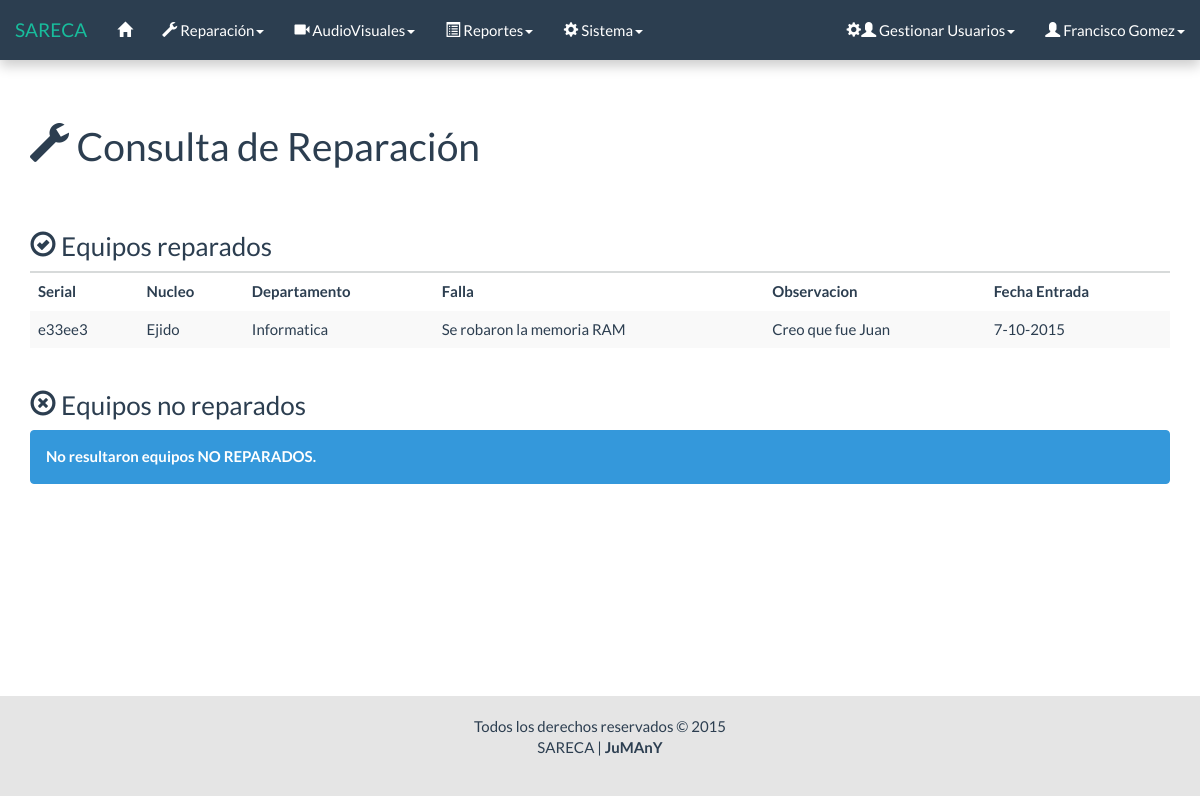
Before: /html/conslt_lista_eq_f.php (signed in) with the older database file.
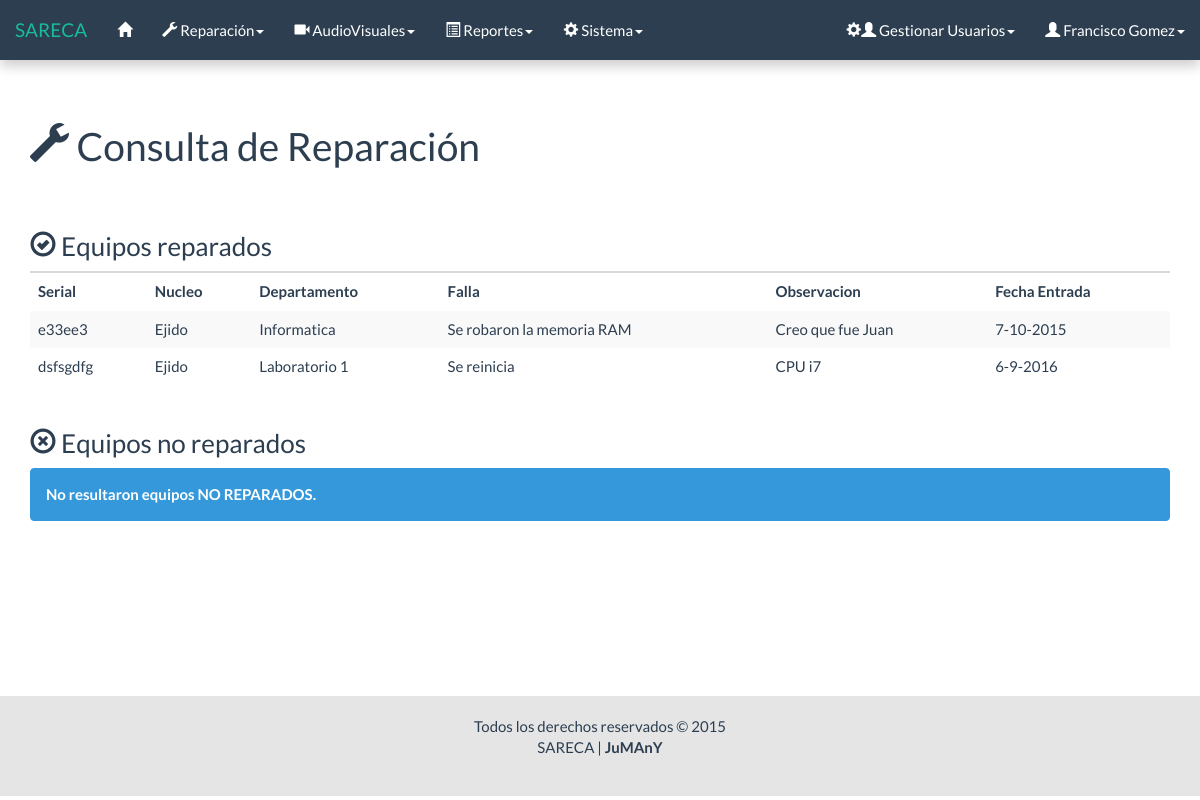
After: the same page with the newer database file.
### tables this page shows
CREATE TABLE `reparacion` (
  `Id` int(11) NOT NULL AUTO_INCREMENT,
  `Serial_equipo` varchar(11) NOT NULL,
  `Nucleo` varchar(50) NOT NULL,
  `Departamento` varchar(50) NOT NULL,
  `falla` varchar(50) NOT NULL,
  `Estado` int(1) NOT NULL,
  `observacion` varchar(50) NOT NULL,
  `Fecha_entrada` date NOT NULL,
  `resultado` int(1) NOT NULL,
  `observacion_reaparacion` varchar(200) NOT NULL,
  `Fecha_salida` date NOT NULL,
  `responsable` varchar(50) NOT NULL,
  PRIMARY KEY (`Id`),
  KEY `Serial_equipo` (`Serial_equipo`),
  KEY `responsable` (`responsable`),
  CONSTRAINT `reparacion_ibfk_1` FOREIGN KEY (`responsable`) REFERENCES `usuario` (`Id`) ON UPDATE CASCADE
);

### php/lista_eq.php (the view, shortened to what this page needs)
<?php
	require('conexion/conexion.php');
	$sql = "SELECT *
			FROM reparacion
			WHERE resultado = 2";
	$res = $conectar->query($sql);
	if ($res->num_rows == 0) {
?>
		<div class="row">
			<div class="col-lg-12">
				<h3><span class="glyphicon glyphicon-ok-circle"></span> Equipos reparados</h3>
				<div class="alert alert-dismissible alert-info">
					<strong>No resultaron equipos REPARADOS.</strong>
				</div>
			</div>
		</div>
<?php
	} else {
?>
		<div class="row">
			<div class="col-lg-12">
				<h3><span class="glyphicon glyphicon-ok-circle"></span> Equipos reparados</h3>
				<table id="" class="table table-striped table-hover consulta">
					<thead>
						<tr>
							<th>Serial</th>
							<th>Nucleo</th>
							<th>Departamento</th>
							<th>Falla</th>
							<th>Observacion</th>
							<th>Fecha Entrada</th>
						</tr>
					</thead>
					<tbody>
					<?php
					while ($fila = $res->fetch_object()) {
						list($a,$m,$d) = explode('-',$fila->Fecha_entrada);
						printf('
							<tr>
								<td>%s</td>
								<td>%s</td>
								<td>%s</td>
								<td>%s</td>
								<td>%s</td>
								<td>%d-%d-%d</td>
							</tr>',
							$fila->Serial_equipo,
							$fila->Nucleo,
							$fila->Departamento,
							$fila->falla,
							$fila->observacion,
							$d,
							$m,
							$a
						);
					}
					?>
					</tbody>
				</table>
			</div>
		</div>
<?php
	}
	$sql = "SELECT *
			FROM reparacion
			WHERE resultado = 1";
	$res = $conectar->query($sql);
	if ($res->num_rows == 0) {
?>
		<div class="row">
			<div class="col-lg-12">
				<h3><span class="glyphicon glyphicon-remove-circle"></span> Equipos no reparados</h3>
				<div class="alert alert-dismissible alert-info">
					<strong>No resultaron equipos NO REPARADOS.</strong>
				</div>
			</div>
		</div>
<?php
	}
?>

### html/conslt_lista_eq_f.php (shortened to what this page needs)
<!DOCTYPE html>
<html lang="es">
	<head>
		<link rel="stylesheet" href="../css/bootstrap.css">
		<link rel="stylesheet" href="../css/general.css">
		<link rel="stylesheet" href="../css/jquery.dataTables.min.css">
	</head>
	<body>
		<div id="wrap">
			<?php
				include("menu/menu.php");
			?>
			<div class="container">
				<div class="bs-docs-section">
					<?php
						include('mensaje/mensaje.php');
					?>
					<div class="row">
						<div class="col-lg-12">
							<div class="page-header">
								<h1><span class="glyphicon glyphicon-wrench"></span> Consulta de Reparación</h1>
							</div>
						</div>
					</div>
					<?php include '../php/lista_eq.php'; ?>
				</div>
			</div>
			<div id="push"></div>
		</div>
		<div id="footer">
			<div class="container">
				<p class="muted credit">
					Todos los derechos reservados &copy; 2015 <br>
					SARECA | <b>JuMAnY</b>
				</p>
			</div>
		</div>
	</body>
</html>

### html/menu/menu.php (shortened to what this page needs)
<nav class="navbar navbar-default navbar-fixed-top">
	<div class="container-fluid">
		<div class="navbar-header">
			<a class="navbar-brand" href="#">SARECA</a>
		</div>
		<div class="collapse navbar-collapse" id="bs-example-navbar-collapse-1">
			<ul class="nav navbar-nav">
				<li data-toggle="tooltip" data-placement="bottom" title="" data-original-title="Inicio"><a href="inicio.php"><span class="glyphicon glyphicon-home"></span></a></li>
				<?php if($_SESSION["nivel"] == 3 || $_SESSION["nivel"] == 1){ ?>
							<li class="dropdown">
								<a href="#" class="dropdown-toggle" data-toggle="dropdown" role="button" aria-expanded="false"><span class="glyphicon glyphicon-wrench"></span> Reparación<span class="caret"></span></a>
							</li>
				<?php 	}
						if($_SESSION["nivel"] == 2 || $_SESSION["nivel"] == 1){
				?>
							<li class="dropdown">
								<a href="#" class="dropdown-toggle" data-toggle="dropdown" role="button" aria-expanded="false"><span class="glyphicon glyphicon-facetime-video"></span> AudioVisuales<span class="caret"></span></a>
							</li>
				<?php
				 		}
				?>
				<li class="dropdown">
					<a href="#" class="dropdown-toggle" data-toggle="dropdown" role="button" aria-expanded="false"><span class="glyphicon glyphicon-list-alt"></span> Reportes<span class="caret"></span></a>
				</li>
				<?php
						if($_SESSION["nivel"] == 1){
				?>
							<li class="dropdown">
								<a href="#" class="dropdown-toggle" data-toggle="dropdown" role="button" aria-expanded="false"><span class="glyphicon glyphicon-cog"></span> Sistema<span class="caret"></span></a>
							</li>
				<?php 	} ?>
			</ul>
			<ul class="nav navbar-nav navbar-right">
				<?php if($_SESSION["nivel"] == 1){ ?>
							<li class="dropdown">
								<a href="#" class="dropdown-toggle" data-toggle="dropdown" role="button" aria-expanded="false"><span class="glyphicon glyphicon-cog"></span><span class="glyphicon glyphicon-user"></span> Gestionar Usuarios<span class="caret"></span></a>
							</li>
				<?php } ?>
				<li data-toggle="tooltip" data-placement="left" title="" data-original-title="Perfil Usuario" class="dropdown">
					<a href="#" class="dropdown-toggle" data-toggle="dropdown" role="button" aria-expanded="false"><span class="glyphicon glyphicon-user"></span> <?=$_SESSION['nombre']?><span class="caret"></span></a>
				</li>
			</ul>
		</div>
	</div>
</nav>

### html/mensaje/mensaje.php (shortened to what this page needs)
<div class="row">
	<div class="col-lg-6 col-lg-offset-3">
		<br>
	</div>
</div>

### css/general.css (style rules this page uses)
html, body { height: 100%; }
.navbar { box-shadow: 0px 6px 12px rgba(0, 0, 0, 0.2); }
#wrap { min-height: 100%; height: auto !important; height: 100%; margin: 0 auto -104px; }
#push, #footer { height: 100px; }
#footer { text-align: center; background-color: #e5e5e5; }
#wrap > .container { padding-top: 60px; }
.container .credit { margin: 20px 0; }

Changed rows visible on the page:
added reparacion: Serial_equipo "dsfsgdfg", Nucleo "Ejido", Departamento "Laboratorio 1", falla "Se reinicia", observacion "CPU i7", d "6", m "9", a "2016"
